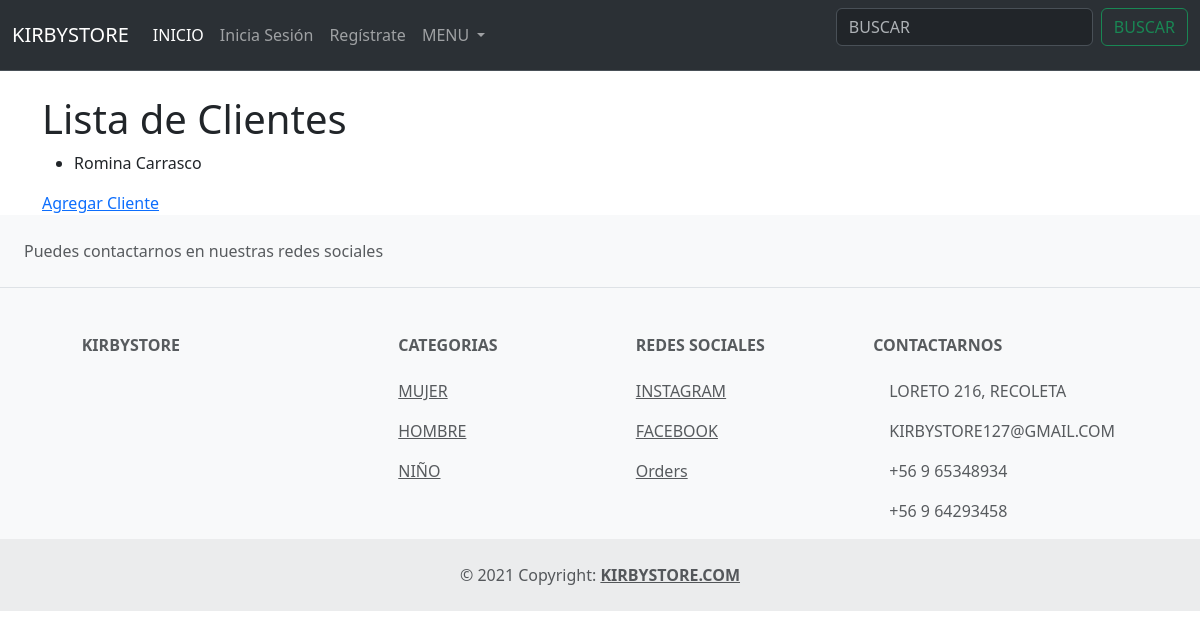
Before: /clientes/ with the older database file.
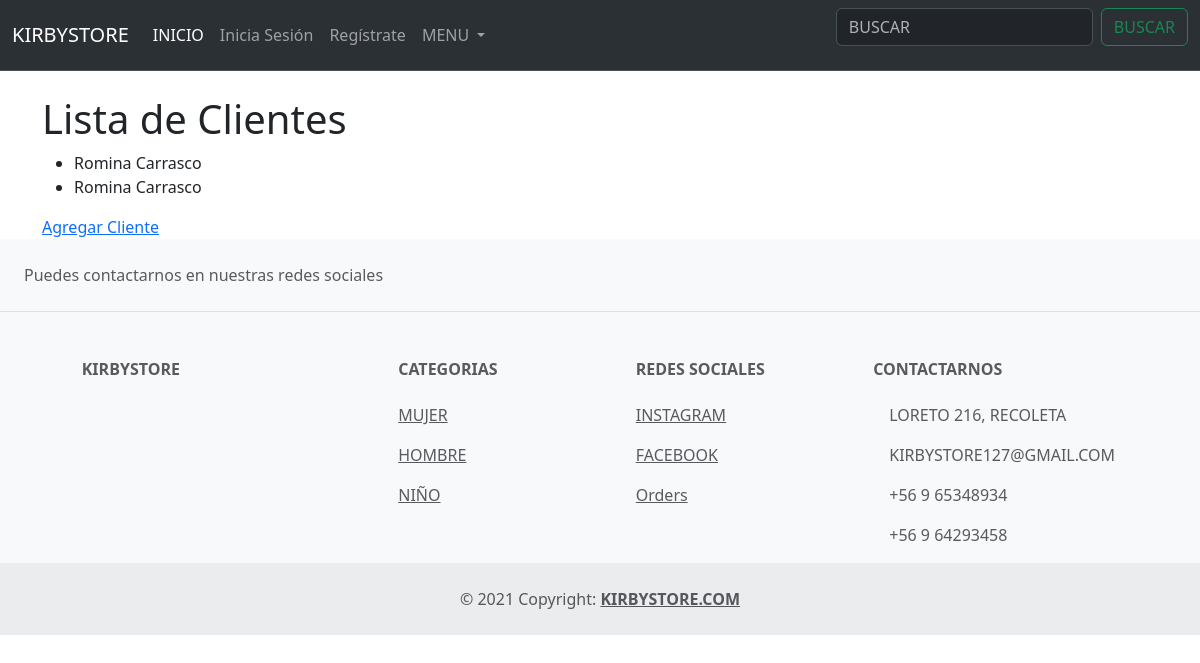
After: the same page with the newer database file.
### core/models.py (models this page shows, shortened)
class Cliente(AbstractBaseUser):
    email = models.EmailField(primary_key=True, unique=True)
    nombre = models.CharField(max_length=30)
    apellido = models.CharField(max_length=30)
    direccion = models.CharField(max_length=255)
    is_active = models.BooleanField(default=True)
    is_staff = models.BooleanField(default=False)
    objects = ClienteManager()
    USERNAME_FIELD = 'email'
    REQUIRED_FIELDS = ['nombre', 'apellido', 'direccion']

### core/views.py (the view)
# urls.py: path('clientes/', views.lista_clientes, name='lista_clientes'),
def lista_clientes(request):
    clientes = Cliente.objects.all()
    return render(request, 'core/lista_clientes.html', {'clientes': clientes})

### core/templates/core/lista_clientes.html
{% extends 'base.html' %}
{% load static %}
{% block content %}
    <h1>Lista de Clientes</h1>
    <ul>
        {% for cliente in clientes %}
            <li>{{ cliente.nombre }} {{ cliente.apellido }}</li>
        {% endfor %}
    </ul>
    <a href="{% url 'agregar_cliente' %}">Agregar Cliente</a>
{% endblock %}

Changed rows visible on the page:
added Cliente: nombre "Romina", apellido "Carrasco"
